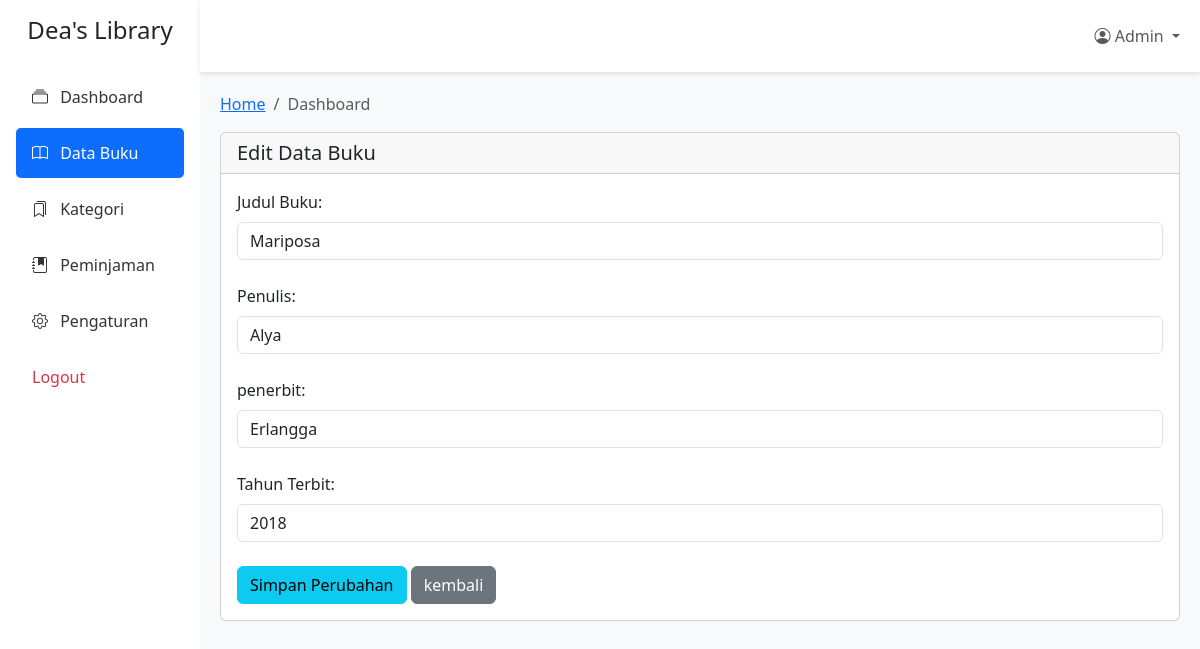
The page /buku/edit_buku.php?id_buku=4 on the database its author committed.
### tables this page shows
CREATE TABLE `buku` (
  `id_buku` int(11) NOT NULL,
  `judul` varchar(255) NOT NULL,
  `penulis` varchar(255) NOT NULL,
  `penerbit` varchar(255) NOT NULL,
  `tahun_terbit` int(11) NOT NULL
);

### buku/edit_buku.php (the view, shortened to what this page needs)
<?php
include '../koneksi.php';
if (isset($_GET['id_buku'])) {
    $id_buku = $_GET['id_buku'];
    $sql = "SELECT * FROM buku WHERE id_buku = $id_buku";
    $result = $conn->query($sql);
    $buku = $result->fetch_assoc();
}
?>
<!DOCTYPE html>
<html lang="en">
<head>
    <link href="https://cdn.jsdelivr.net/npm/bootstrap@5.3.0/dist/css/bootstrap.min.css" rel="stylesheet">
    <link href="https://cdn.jsdelivr.net/npm/bootstrap-icons@1.10.0/font/bootstrap-icons.css" rel="stylesheet">
</head>
<body>
    <div class="container-fluid">
        <div class="row">
            <div class="col-md-3 col-lg-2 sidebar bg-white p-3">
                <div class="text-center mb-4">
                    <h4>Dea's Library</h4>
                </div>
                <nav class="nav flex-column">
                    <a class="nav-link" href="../layout.php">
                        <i class="bi bi-collection"></i> Dashboard
                    </a>
                    <a class="nav-link active" href="buku.php">
                        <i class="bi bi-book"></i> Data Buku
                    </a>
                    <a class="nav-link" href="../kategori/kategori.php">
                        <i class="bi bi-bookmarks"></i> Kategori
                    </a>
                    <a class="nav-link" href="../peminjaman/peminjaman.php">
                        <i class="bi bi-journal-bookmark-fill"></i> Peminjaman
                    </a>
                    <a class="nav-link" href="pengaturan.php">
                        <i class="bi bi-gear"></i> Pengaturan
                    </a>
                    <a class="nav-link text-danger" href="../logout.php" onclick="confirmLogout(event)">Logout</a>
                </nav>
            </div>
            <div class="col-md-9 col-lg-10 p-0">
                <nav class="navbar navbar-expand-lg navbar-light bg-white py-3 top-navbar">
                    <div class="container-fluid">
                        <div class="collapse navbar-collapse" id="navbarNav">
                            <ul class="navbar-nav ms-auto">
                                <li class="nav-item dropdown">
                                    <a class="nav-link dropdown-toggle" href="#" role="button"
                                        data-bs-toggle="dropdown">
                                        <i class="bi bi-person-circle"></i> Admin
                                    </a>
                                </li>
                            </ul>
                        </div>
                    </div>
                </nav>
                <div class="main-content">
                    <nav aria-label="breadcrumb">
                        <ol class="breadcrumb">
                            <li class="breadcrumb-item"><a href="#">Home</a></li>
                            <li class="breadcrumb-item active" aria-current="page">Dashboard</li>
                        </ol>
                    </nav>
                    <div class="card">
                        <div class="card-header">
                            <h5 class="mb-0">Edit Data Buku</h5>
                        </div>
                        <div class="card-body">
                            <form method="POST">
                                <label for="formGroupExampleInput" class="form-label">Judul Buku:</label><input type="text" class="form-control" name="judul" value="<?php echo $buku['judul']; ?>"><br>
                                <label for="formGroupExampleInput" class="form-label">Penulis:</label><input type="text" class="form-control" name="penulis" value="<?php echo $buku['penulis']; ?>"><br>
                                <label for="formGroupExampleInput" class="form-label">penerbit:</label><input type="text" class="form-control" name="penerbit" value="<?php echo $buku['penerbit']; ?>"><br>
                                <label for="formGroupExampleInput" class="form-label">Tahun Terbit:</label><input type="text" class="form-control" name="tahun_terbit" value="<?php echo $buku['tahun_terbit']; ?>"><br>
                                <input type="submit" class="btn btn-info" value="Simpan Perubahan">
                                <a button type="button" class="btn btn-secondary" href="buku.php">kembali</button></a>
                            </form>
                        </div>
                    </div>
                </div>
            </div>
        </div>
    </div>
</body>
</html>

### buku/edit_buku.php (style rules this page uses)
.sidebar { min-height: 100vh; box-shadow: 0 0 10px rgba(0, 0, 0, 0.1); }
.sidebar .nav-link { color: #333; padding: 0.8rem 1rem; border-radius: 0.3rem; margin: 0.2rem 0; }
.sidebar .nav-link.active { background-color: #0d6efd; color: white; }
.sidebar .nav-link i { margin-right: 0.5rem; }
.main-content { padding: 20px; background-color: #f8f9fa; min-height: 100vh; }
.top-navbar { box-shadow: 0 2px 5px rgba(0, 0, 0, 0.1); }

### rows shown on the page
buku: judul "Mariposa", penulis "Alya", penerbit "Erlangga", tahun_terbit "2018"
